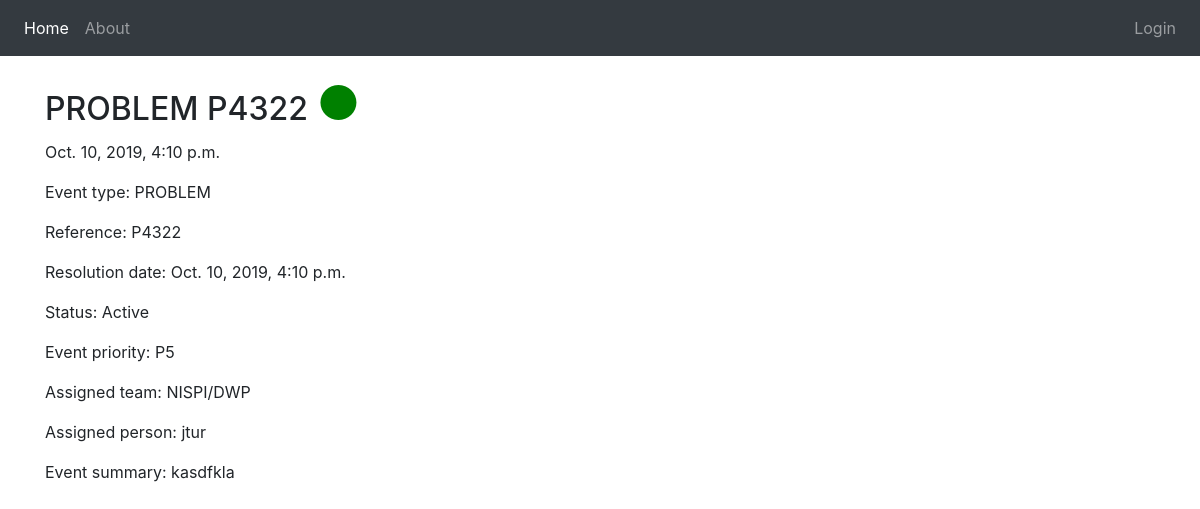
The app's page /event/10/ with its own data.
### tracker/models.py (models this page shows, shortened)
class Event(models.Model):
    PRIORITY = (
        ('P1', 'P1'),
        ('P2', 'P2'),
        ('P3', 'P3'),
        ('P4', 'P4'),
        ('P5', 'P5'),
    )
    STATUS = (
        (1, '1'),
        (2, '2'),
        (3, '3'),
    )
    TYPE = (
        ('PROBLEM', 'Problem'),
        ('INCIDENT', 'Incident'),
    )
    TEAM = (
        ('NISPI/DWP', 'NISPI/DWP'),
    )
    type = models.CharField(
        choices=TYPE,
        max_length=10,
        default='Problem'
    )
    reference = models.CharField(max_length=10)
    status = models.IntegerField(choices=STATUS, default='1')
    resolution_date = models.DateTimeField()
    priority = models.CharField(
        max_length=2,
        choices=PRIORITY,
        default='P5',
    )
    assigned_team = models.CharField(choices=TEAM, default='NISPI/DWP', max_length=20)
    assigned_person = models.ForeignKey(User, default=User, on_delete=models.CASCADE)
    summary = models.TextField()

### tracker/views.py (the view)
# urls.py: path('event/<int:pk>/', EventDetailView.as_view(), name='event-detail'),
class EventDetailView(DetailView):
    model = Event

### tracker/templates/tracker/event_detail.html (shortened to what this page needs)
{% extends "tracker/base.html" %}
{% block content %}
        <h2>
            {{ object.type }} {{ event.reference }}
            {% if event.status == 1 %}
                <span class="glyphicon glyphicon-one-fine-dot"></span>
            {% endif %}
        </h2>
        <p> {{ object.resolution_date }} </p>
        <p>Event type: {{ event.type }}</p>
        <p>Reference: {{ event.reference }} </a></p>
        <p>Resolution date: {{ event.resolution_date }} </p>
            {% if event.status == 1 %}
                <p>Status: Active</p>
            {% endif %}
        <p>Event priority: {{ event.priority }} </p>
        <p>Assigned team: {{ event.assigned_team }} </p>
        <p>Assigned person: {{ event.assigned_person }} </p>
        <p>Event summary: {{ event.summary }} </p>
{% endblock content %}

### tracker/static/tracker/main.css (style rules this page uses)
body { padding-top: 50px; }

### tracker/templates/tracker/event_detail.html (style rules this page uses)
.glyphicon.glyphicon-one-fine-dot:before { content: "\25cf"; font-size: 1.5em; color:green; }

### records on screen
Event: type "PROBLEM", reference "P4322", resolution_date "Oct. 10, 2019, 4:10 p.m.", priority "P5", assigned_team "NISPI/DWP", assigned_person "jtur", summary "kasdfkla"
